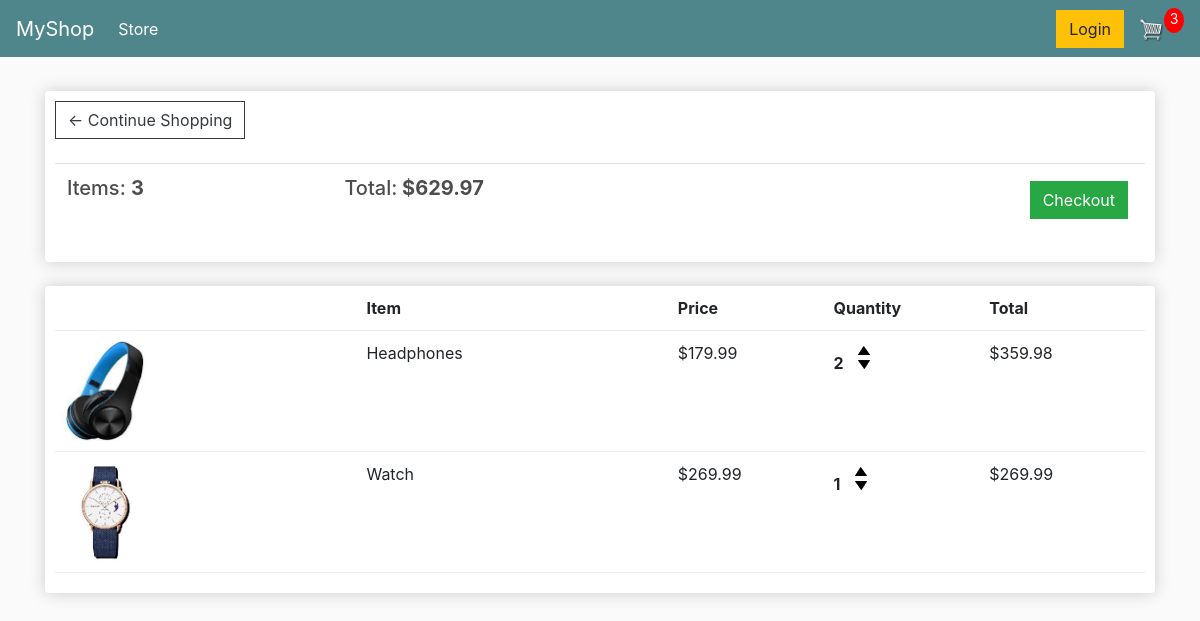
The page /cart/ (signed in) on the database as committed earlier.
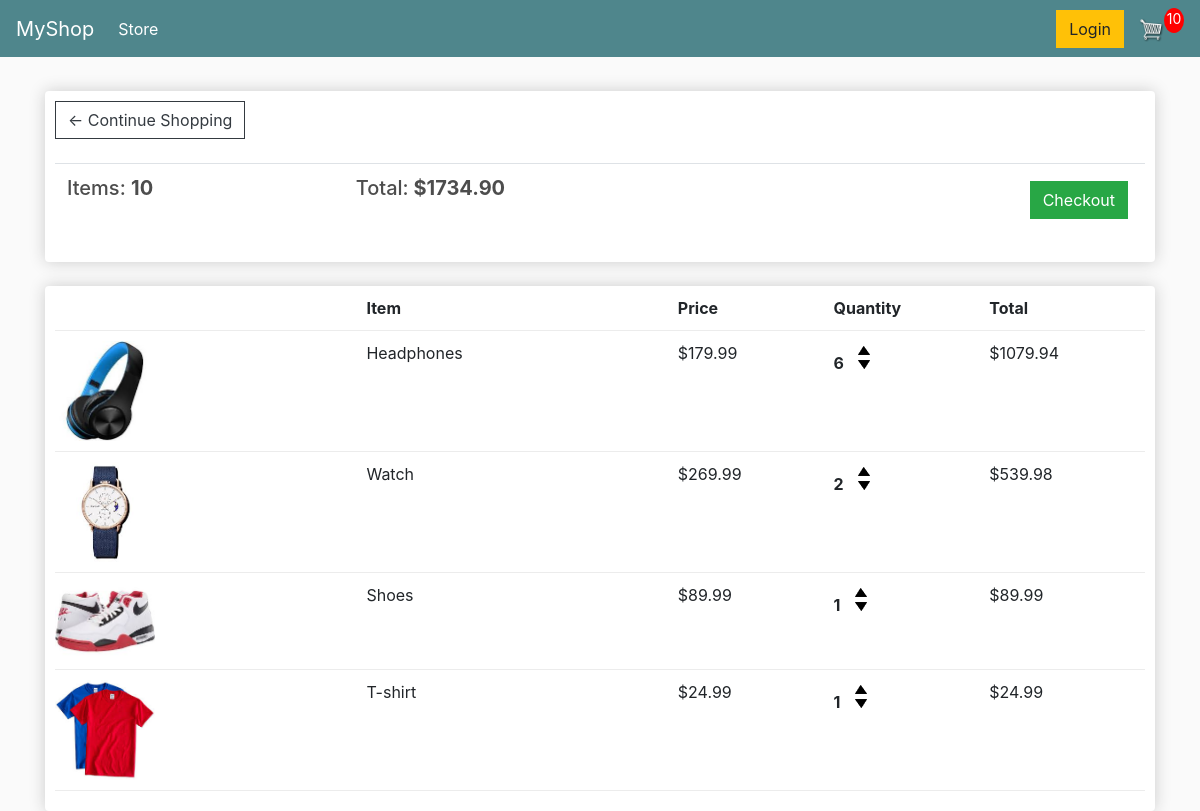
The same page on the database as committed later.
### store/models.py (models this page shows, shortened)
class Order(models.Model):
    customer = models.ForeignKey(Customer, on_delete=models.SET_NULL, null=True, blank=True)
    date_ordered = models.DateTimeField(auto_now_add=True)
    complete = models.BooleanField(default=False)
    transaction_id = models.CharField(max_length=200, null=True)
    @property
    def get_cart_total(self):
        items = self.orderitem_set.all()
        total = sum([item.get_total for item in items])
        return total
    @property
    def get_cart_items(self):
        items = self.orderitem_set.all()
        total = sum([item.quantity for item in items])
        return total

class OrderItem(models.Model):
    product = models.ForeignKey(Product, on_delete=models.SET_NULL, null=True)
    order = models.ForeignKey(Order, on_delete=models.SET_NULL, null=True)
    quantity = models.IntegerField(default=0, null=True, blank=True)
    date_added = models.DateTimeField(auto_now_add=True)
    @property
    def get_total(self):
        return self.product.price * self.quantity

class Product(models.Model):
    name = models.CharField(max_length=200)
    price = models.FloatField()
    digital = models.BooleanField(default=False, null=True, blank=True)
    image = models.ImageField(null=True, blank=True)
    @property
    def imageURL(self):
        try:
            url = self.image.url
        except:
            url = ''
        return url

### store/views.py (the view)
# urls.py: path('cart/', views.cart, name='cart'),
def cart(request):
    if request.user.is_authenticated:
        customer = request.user.customer
        order, created = Order.objects.get_or_create(customer=customer, complete=False)
        items = order.orderitem_set.all()
        cartItems = order.get_cart_items
    else:
        items = []
        order = {'get_cart_total': 0, 'get_cart_items': 0, 'shipping':False}
        cartItems = order['get_cart_items']
    context = {'items':items, 'order': order, 'cartItems':cartItems}
    return render(request, 'store/cart.html', context)

### store/templates/store/cart.html (shortened to what this page needs)
{% extends 'store/base.html' %}
{% load static %}
{% block content %}
	<div class="row">
		<div class="col-lg-12">
			<div class="box-element">
				<a  class="btn btn-outline-dark" href="{% url 'index' %}">&#x2190; Continue Shopping</a>
				<br>
				<br>
				<table class="table">
					<tr>
						<th><h5>Items: <strong>{{order.get_cart_items}}</strong></h5></th>
						<th><h5>Total:<strong> ${{order.get_cart_total|floatformat:2}}</strong></h5></th>
						<th>
							<a  style="float:right; margin:5px;" class="btn btn-success" href="{% url 'checkout' %}">Checkout</a>
						</th>
					</tr>
				</table>
			</div>
			<br>
			<div class="box-element">
				<div class="cart-row">
					<div style="flex:2"></div>
					<div style="flex:2"><strong>Item</strong></div>
					<div style="flex:1"><strong>Price</strong></div>
					<div style="flex:1"><strong>Quantity</strong></div>
					<div style="flex:1"><strong>Total</strong></div>
				</div>
				{% for item in items %}
				<div class="cart-row">
					<div style="flex:2"><img class="row-image" src="{{item.product.imageURL}}"></div>
					<div style="flex:2"><p>{{item.product.name}}</p></div>
					<div style="flex:1"><p>${{item.product.price|floatformat:2}}</p></div>
					<div style="flex:1">
						<p class="quantity">{{item.quantity}}</p>
						<div class="quantity">
							<img data-product="{{item.product.id}}" data-action="add" class="chg-quantity update-cart" src="{% static 'images/arrow-up.png' %}">
							<img data-product="{{item.product.id}}" data-action="remove" class="chg-quantity update-cart" src="{% static 'images/arrow-down.png' %}">
						</div>
					</div>
					<div style="flex:1"><p>${{item.get_total}}</p></div>
				</div>
				{% endfor %}
			</div>
		</div>
	</div>
{% endblock content %}

Rows that differ between the two databases and show on the page:
changed through a linked row, Order: get_cart_items "3" → "10"; get_cart_total "629.97" → "1734.90"
changed OrderItem "Headphones": quantity "2" → "6"; get_total "359.98" → "1079.94"
changed OrderItem "Watch": quantity "1" → "2"; get_total "269.99" → "539.98"
added OrderItem: product.imageURL (picture), product.name "Shoes", product.price "89.99", quantity "1", get_total "89.99"
added OrderItem: product.imageURL (picture), product.name "T-shirt", product.price "24.99", quantity "1", get_total "24.99"
Other text that changed with them:
{{ cartItems }}: "3" → "10"
